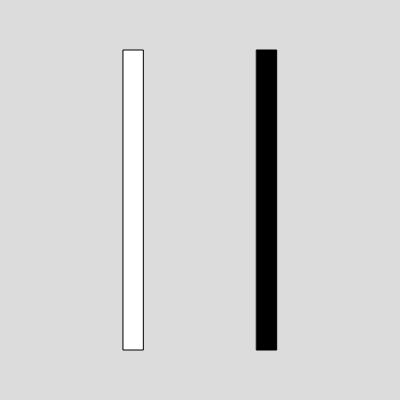
Frame 1 (no input)
Frame 60 (no input): identical to frame 1, image omitted
Frame 120 (the mouse pressed at the canvas centre since frame 60): identical to frame 1, image omitted

The p5.js sketch that drew this single still picture (run headless with seeded random() and noise() and a simulated clock; from frame 60 on, the mouse is pressed at the canvas centre):

// p5.js sketch
// ── sketch.js
let colours = ["#FF2F00", "#FE9C03F0", "#FEFB03F0","#03FE19F0", "#00F0FF", "#0B03FEF0", "#CA03FEF0", "#FFFFFF", "#000000FF"];
let selection = ["#FFFFFF", "#000000FF"];
let shapes = [0, 1];
function setup() {
  createCanvas(400, 400);
  rectMode(CENTER);
}

function draw() {
  background(220);
  const spacing = width/(selection.length + 1);
  for (let i = 0; i < selection.length; i++) {
    fill(selection[i]);
    const x = (i+1) * spacing;
    rect(x, height/2, 20, 300);
  }
}

function keyPressed(){
  switch(key){
    case 'a':
      selection.push(random(colours));
      break;
    
    case 'r':
      if(selection.length >0){
        selection.splice(selection.length - 1, 1);
      }  
      break;
      
    case 's':
      if(selection.length >0){
        selection.splice(0, 1);
      }
      break;
      
    default:
      break;
  }
}
